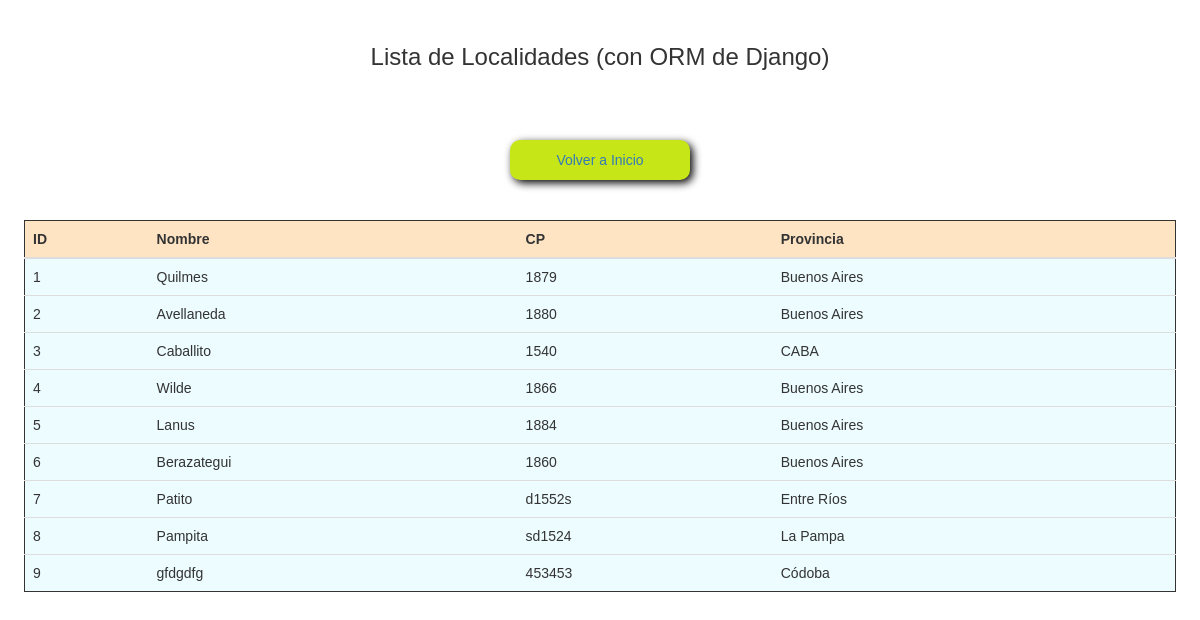
The page /localidades on the database as committed earlier.
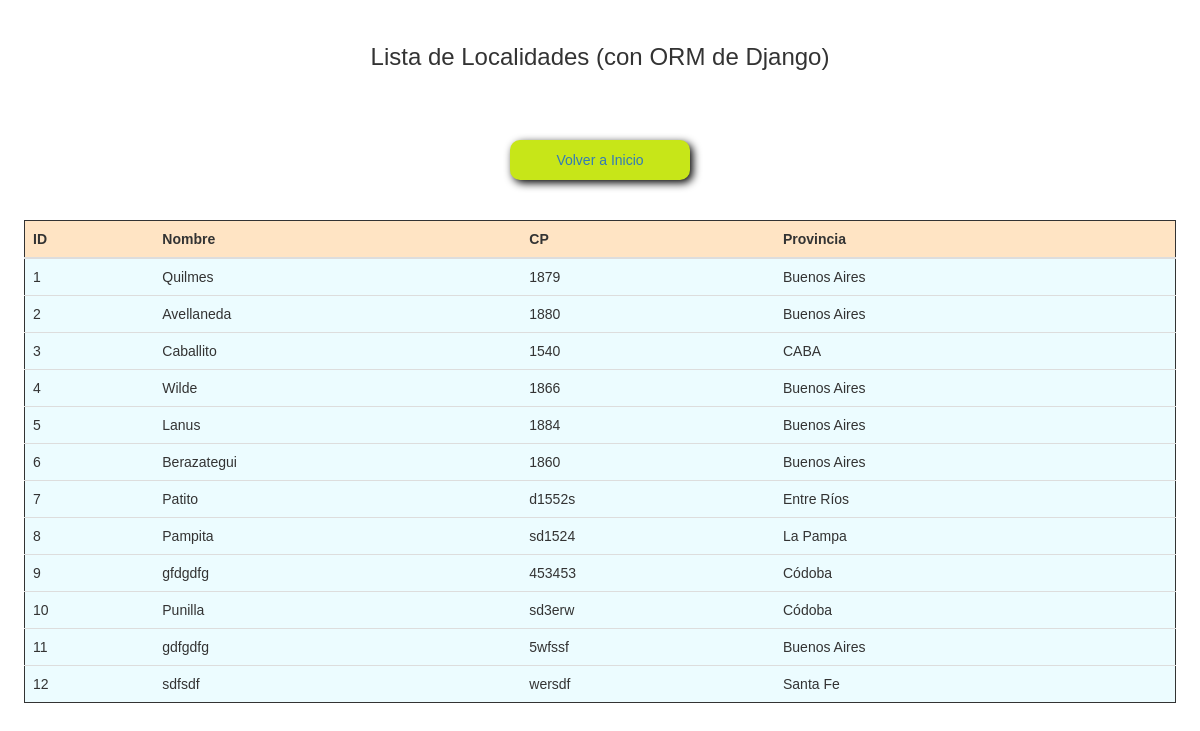
The same page on the database as committed later.
### titulos/models.py (models this page shows, shortened)
class Localidad(models.Model):
    nombre = models.CharField("Nombre de la Localidad: ", max_length=50)
    cp = models.CharField("Código Postal: ", max_length=10)
    provincia = models.CharField("Provincia: ", max_length=50, choices=LISTA_PROV)
    class Meta:
        ordering = ["pk"]

### titulos/views.py (the view)
# urls.py: path('localidades', views.localidades, name='localidades'),
def localidades(request, template_name="titulos/localidades.html"):
    lista_localidades = Localidad.objects.all()
    dato = {"localidades": lista_localidades}
    return render(request, template_name, dato)

### templates/titulos/localidades.html (shortened to what this page needs)
<!DOCTYPE html>
{% load static %}
<html lang="es">
<head>
    <link rel="stylesheet" type="text/css" href="{% static 'css/bootstrap.css' %}">
    <link rel="stylesheet" type="text/css" href="{% static 'css/styles.css' %}">
    <link href="{% static 'css/jquery-ui.css' %}" rel="stylesheet">
</head>
<body>
    <div class="tabla">
        <h3>Lista de Localidades (con ORM de Django)</h3></br></br></br>
        <a href="{% url 'index' %}"><button>Volver a Inicio</button></a></br></br>
        <table class="table">
            <thead>
                <tr>
                    <th>ID</th>
                    <th>Nombre</th>
                    <th>CP</th>
                    <th>Provincia</th>
                </tr>
            </thead>
            {% for localidad in localidades %}
            <tr>
                <td> {{localidad.id}} </td>
                <td> {{localidad.nombre}} </td>
                <td> {{localidad.cp}} </td>
                <td> {{localidad.provincia}} </td>
            </tr>
            {% endfor %}
        </table></br>
    </div>
</body>
</html>

Rows that differ between the two databases and show on the page:
added Localidad: id "10", nombre "Punilla", cp "sd3erw", provincia "Códoba"
added Localidad: id "11", nombre "gdfgdfg", cp "5wfssf", provincia "Buenos Aires"
added Localidad: id "12", nombre "sdfsdf", cp "wersdf", provincia "Santa Fe"
